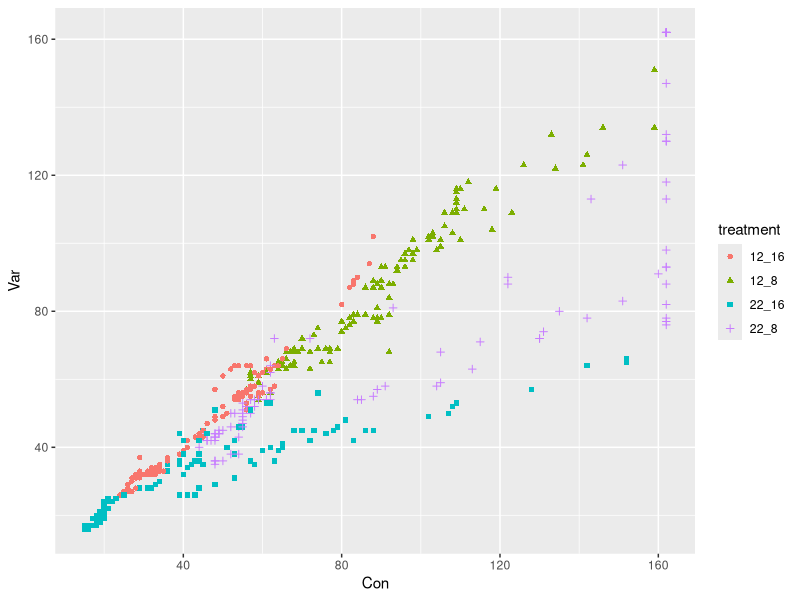
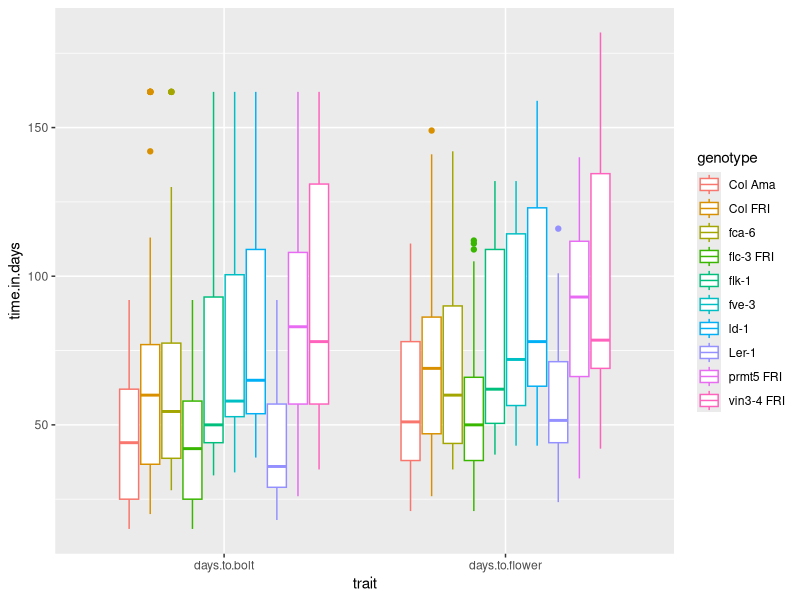
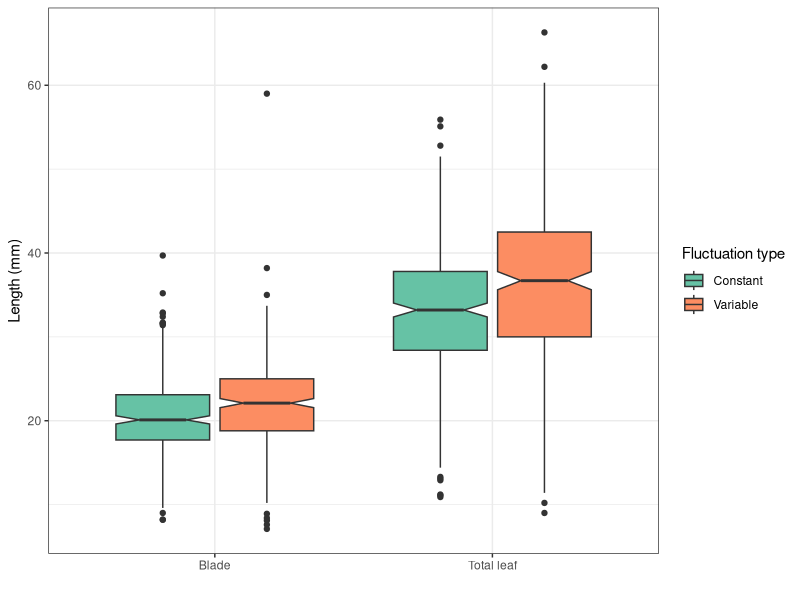

These figures' R source, in order:
## ---- chunk 1
knitr::opts_chunk$set(echo = TRUE)
## ---- chunk 2
# Chargez la librairie `tidyverse`

# Changez votre répertoire de travail pour être dans `session3_plots_reorganisation`

# Importer `burghardt_et_al_2015_expt1.txt` et mettez le dans un objet appelé `expt1`

## ---- chunk 3
# Chargez la librairie `tidyverse` (aide: utilisez la fonction `library()`)
library(tidyverse)

# Importer `burghardt_et_al_2015_expt1.txt` et mettez le dans un objet appelé `expt1`
#(aide: utilisez la fonction `read_tsv()`)

expt1 <- read_tsv("../data/burghardt_et_al_2015_expt1.txt")

## ---- chunk 4
# Créez une nouvelle table avec la colonne supplémentare  
expt1.cm <- mutate(expt1, total.leaf.length.cm = total.leaf.length.mm/10)

# Vérifier que la nouvelle colonne est bien là
colnames(expt1.cm)
## ---- chunk 5
# Créez deux nouvelles colonnes
expt1.cm <- mutate(expt1, 
                   blade.length.cm = blade.length.mm/10,
                   total.leaf.length.cm = total.leaf.length.mm/10)

# Vérifier que les nouvelles colonnes sont bien là
colnames(expt1.cm)
## ---- chunk 6
# Créez deux nouvelles colonnes
expt1.concatenated <- unite(expt1, "Vern_survival_bolt",vernalization,survival.bolt,bolt)

# Vérifier que la nouvelles colonnes sont bien là
colnames(expt1.concatenated)
## ---- chunk 7
# Créez deux nouvelles colonnes
expt1.separated <- separate(expt1, background, into=c("genotype", "FRI mutation"))

# Vérifier que la nouvelles colonnes sont bien là
colnames(expt1.separated)
## ---- chunk 8

expt1_subset <- select(expt1, plant_nb:vernalization, days.to.bolt)


## ---- chunk 9

expt1_wide <- spread(expt1_subset, key=fluctuation, value = days.to.bolt)


## ---- chunk 10

unite(expt1_wide, "treatment", temperature, day.length) %>% 
ggplot(aes(x=Con, y=Var, col=treatment, shape=treatment)) +
  geom_point()


## ---- chunk 11
expt1_long <- gather(expt1, "trait", "time.in.days", days.to.bolt, days.to.flower)
## ---- chunk 12
ggplot(expt1_long, aes(x=trait, y=time.in.days, color=genotype)) +
  geom_boxplot()
## ---- chunk 13

gather(expt1, "trait", "length.mm", blade.length.mm, total.leaf.length.mm) %>% 
  ggplot(aes(x=trait, y=length.mm, fill=fluctuation)) +
  geom_boxplot(notch=TRUE) +
  scale_fill_brewer(palette = "Set2", labels = c("Con"="Constant", "Var"="Variable"), 
                    name="Fluctuation type") +
  theme_bw() +
  scale_x_discrete(name="",labels=c("blade.length.mm"="Blade","total.leaf.length.mm"="Total leaf")) +
  ylab("Length (mm)")


## ---- chunk 14

arrange(expt1, days.to.flower)


## ---- chunk 15

arrange(expt1, desc(days.to.flower))

## ---- chunk 16
band_members
## ---- chunk 17
band_instruments
## ---- chunk 18
full_join(band_members, band_instruments, by="name")
## ---- chunk 19
left_join(band_members, band_instruments, by="name")
## ---- chunk 20
right_join(band_instruments, band_members, by="name")
## ---- chunk 21
inner_join(band_members, band_instruments, by="name")
